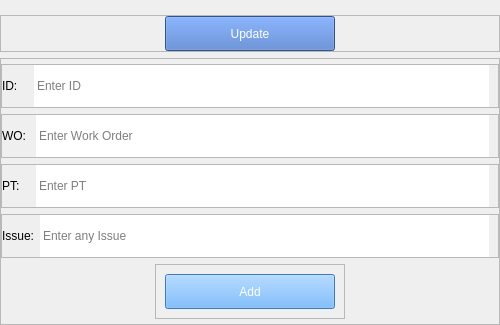
                     <widget class="QWidget" name="timePage">
                      <layout class="QVBoxLayout" name="verticalLayout">
                       <property name="leftMargin">
                        <number>0</number>
                       </property>
                       <property name="topMargin">
                        <number>15</number>
                       </property>
                       <property name="rightMargin">
                        <number>0</number>
                       </property>
                       <property name="bottomMargin">
                        <number>0</number>
                       </property>
                       <item>
                        <widget class="QFrame" name="frame">
                         <property name="maximumSize">
                          <size>
                           <width>16777215</width>
                           <height>40</height>
                          </size>
                         </property>
                         <property name="frameShape">
                          <enum>QFrame::StyledPanel</enum>
                         </property>
                         <property name="frameShadow">
                          <enum>QFrame::Raised</enum>
                         </property>
                         <layout class="QHBoxLayout" name="horizontalLayout_6">
                          <property name="spacing">
                           <number>0</number>
                          </property>
                          <property name="leftMargin">
                           <number>0</number>
                          </property>
                          <property name="topMargin">
                           <number>0</number>
                          </property>
                          <property name="rightMargin">
                           <number>0</number>
                          </property>
                          <property name="bottomMargin">
                           <number>0</number>
                          </property>
                          <item>
                           <widget class="QPushButton" name="btnUpdate">
                            <property name="minimumSize">
                             <size>
                              <width>170</width>
                              <height>35</height>
                             </size>
                            </property>
                            <property name="maximumSize">
                             <size>
                              <width>170</width>
                              <height>16777215</height>
                             </size>
                            </property>
                            <property name="cursor">
                             <cursorShape>PointingHandCursor</cursorShape>
                            </property>
                            <property name="styleSheet">
                             <string notr="true">
#btnUpdate{

background-color:#4673c6;
font: 75 12pt &quot;Arial&quot;;
color:white;
}
#btnUpdate:hover {
background-color:rgb(85, 170, 255);
}</string>
                            </property>
                            <property name="text">
                             <string>Update</string>
                            </property>
                           </widget>
                          </item>
                         </layout>
                        </widget>
                       </item>
                       <item alignment="Qt::AlignHCenter">
                        <widget class="QFrame" name="MainInputFrame">
                         <property name="minimumSize">
                          <size>
                           <width>500</width>
                           <height>0</height>
                          </size>
                         </property>
                         <property name="frameShape">
                          <enum>QFrame::StyledPanel</enum>
                         </property>
                         <property name="frameShadow">
                          <enum>QFrame::Raised</enum>
                         </property>
                         <layout class="QVBoxLayout" name="verticalLayout_16">
                          <property name="leftMargin">
                           <number>0</number>
                          </property>
                          <property name="topMargin">
                           <number>5</number>
                          </property>
                          <property name="rightMargin">
                           <number>0</number>
                          </property>
                          <property name="bottomMargin">
                           <number>5</number>
                          </property>
                          <item>
                           <widget class="QFrame" name="frame_4">
                            <property name="frameShape">
                             <enum>QFrame::StyledPanel</enum>
                            </property>
                            <property name="frameShadow">
                             <enum>QFrame::Raised</enum>
                            </property>
                            <layout class="QHBoxLayout" name="horizontalLayout_7">
                             <property name="leftMargin">
                              <number>0</number>
                             </property>
                             <property name="topMargin">
                              <number>0</number>
                             </property>
                             <property name="bottomMargin">
                              <number>0</number>
                             </property>
                             <item>
                              <widget class="QLabel" name="label_2">
                               <property name="text">
                                <string>ID:   </string>
                               </property>
                              </widget>
                             </item>
                             <item>
                              <widget class="QLineEdit" name="txtID">
                               <property name="minimumSize">
                                <size>
                                 <width>0</width>
                                 <height>42</height>
                                </size>
                               </property>
                               <property name="styleSheet">
                                <string notr="true">
#txtID {
    background-color: rgb(255, 255, 255);
    color: rgb(0, 0, 0);
    border: 1px solid transparent;  /* Initially, set a transparent border */
}

#txtID:focus {
    border: 2px solid rgb(85, 170, 255);  /* Change the border color when the button is focused/clicked */
}</string>
                               </property>
                               <property name="placeholderText">
                                <string>Enter ID</string>
                               </property>
                              </widget>
                             </item>
                            </layout>
                           </widget>
                          </item>
                          <item>
                           <widget class="QFrame" name="frame_5">
                            <property name="frameShape">
                             <enum>QFrame::StyledPanel</enum>
                            </property>
                            <property name="frameShadow">
                             <enum>QFrame::Raised</enum>
                            </property>
                            <layout class="QHBoxLayout" name="horizontalLayout_8">
                             <property name="leftMargin">
                              <number>0</number>
                             </property>
                             <property name="topMargin">
                              <number>0</number>
                             </property>
                             <property name="bottomMargin">
                              <number>0</number>
                             </property>
                             <item>
                              <widget class="QLabel" name="label_3">
                               <property name="text">
                                <string>WO: </string>
                               </property>
                              </widget>
                             </item>
                             <item>
                              <widget class="QLineEdit" name="txtWO">
                               <property name="minimumSize">
                                <size>
                                 <width>0</width>
                                 <height>42</height>
                                </size>
                               </property>
                               <property name="styleSheet">
                                <string notr="true">
#txtWO {
    background-color: rgb(255, 255, 255);
    color: rgb(0, 0, 0);
    border: 1px solid transparent;  /* Initially, set a transparent border */
}

#txtWO:focus {
    border: 2px solid rgb(85, 170, 255);  /* Change the border color when the button is focused/clicked */
}</string>
                               </property>
                               <property name="placeholderText">
                                <string>Enter Work Order</string>
                               </property>
                              </widget>
                             </item>
                            </layout>
                           </widget>
                          </item>
                          <item>
                           <widget class="QFrame" name="frame_6">
                            <property name="frameShape">
                             <enum>QFrame::StyledPanel</enum>
                            </property>
                            <property name="frameShadow">
                             <enum>QFrame::Raised</enum>
                            </property>
                            <layout class="QHBoxLayout" name="horizontalLayout_9">
                             <property name="leftMargin">
                              <number>0</number>
                             </property>
                             <property name="topMargin">
                              <number>0</number>
                             </property>
                             <property name="bottomMargin">
                              <number>0</number>
                             </property>
                             <item>
                              <widget class="QLabel" name="label_4">
                               <property name="text">
                                <string>PT:   </string>
                               </property>
                              </widget>
                             </item>
                             <item>
                              <widget class="QLineEdit" name="txtPT">
                               <property name="minimumSize">
                                <size>
                                 <width>0</width>
                                 <height>42</height>
                                </size>
                               </property>
                               <property name="styleSheet">
                                <string notr="true">
#txtPT {
    background-color: rgb(255, 255, 255);
    color: rgb(0, 0, 0);
    border: 1px solid transparent;  /* Initially, set a transparent border */
}

#txtPT:focus {
    border: 2px solid rgb(85, 170, 255);  /* Change the border color when the button is focused/clicked */
}</string>
                               </property>
                               <property name="placeholderText">
                                <string>Enter PT</string>
                               </property>
                              </widget>
                             </item>
                            </layout>
                           </widget>
                          </item>
                          <item>
                           <widget class="QFrame" name="frame_7">
                            <property name="frameShape">
                             <enum>QFrame::StyledPanel</enum>
                            </property>
                            <property name="frameShadow">
                             <enum>QFrame::Raised</enum>
                            </property>
                            <layout class="QHBoxLayout" name="horizontalLayout_10">
                             <property name="leftMargin">
                              <number>0</number>
                             </property>
                             <property name="topMargin">
                              <number>0</number>
                             </property>
                             <property name="bottomMargin">
                              <number>0</number>
                             </property>
                             <item>
                              <widget class="QLabel" name="label_5">
                               <property name="text">
                                <string>Issue:</string>
                               </property>
                              </widget>
                             </item>
                             <item>
                              <widget class="QLineEdit" name="txtIssue">
                               <property name="minimumSize">
                                <size>
                                 <width>0</width>
                                 <height>42</height>
                                </size>
                               </property>
                               <property name="styleSheet">
                                <string notr="true">
#txtIssue {
    background-color: rgb(255, 255, 255);
    color: rgb(0, 0, 0);
    border: 1px solid transparent;  /* Initially, set a transparent border */
}

#txtIssue:focus {
    border: 2px solid rgb(85, 170, 255);  /* Change the border color when the button is focused/clicked */
}</string>
                               </property>
                               <property name="placeholderText">
                                <string>Enter any Issue</string>
                               </property>
                              </widget>
                             </item>
                            </layout>
                           </widget>
                          </item>
                          <item alignment="Qt::AlignHCenter">
                           <widget class="QFrame" name="frame_3">
                            <property name="maximumSize">
                             <size>
                              <width>16777215</width>
                              <height>60</height>
                             </size>
                            </property>
                            <property name="frameShape">
                             <enum>QFrame::StyledPanel</enum>
                            </property>
                            <property name="frameShadow">
                             <enum>QFrame::Raised</enum>
                            </property>
                            <layout class="QVBoxLayout" name="verticalLayout_17">
                             <item>
                              <widget class="QPushButton" name="btnSaveRecord">
                               <property name="minimumSize">
                                <size>
                                 <width>170</width>
                                 <height>35</height>
                                </size>
                               </property>
                               <property name="maximumSize">
                                <size>
                                 <width>170</width>
                                 <height>16777215</height>
                                </size>
                               </property>
                               <property name="cursor">
                                <cursorShape>PointingHandCursor</cursorShape>
                               </property>
                               <property name="styleSheet">
                                <string notr="true">
#btnSaveRecord{

background-color:rgb(85, 170, 255);
font: 75 12pt &quot;Arial&quot;;
color:white;
}
#btnSaveRecord:hover {
background-color:#4673c6;
}</string>
                               </property>
                               <property name="text">
                                <string>Add</string>
                               </property>
                              </widget>
                             </item>
                            </layout>
                           </widget>
                          </item>
                         </layout>
                        </widget>
                       </item>
                      </layout>
                     </widget>
